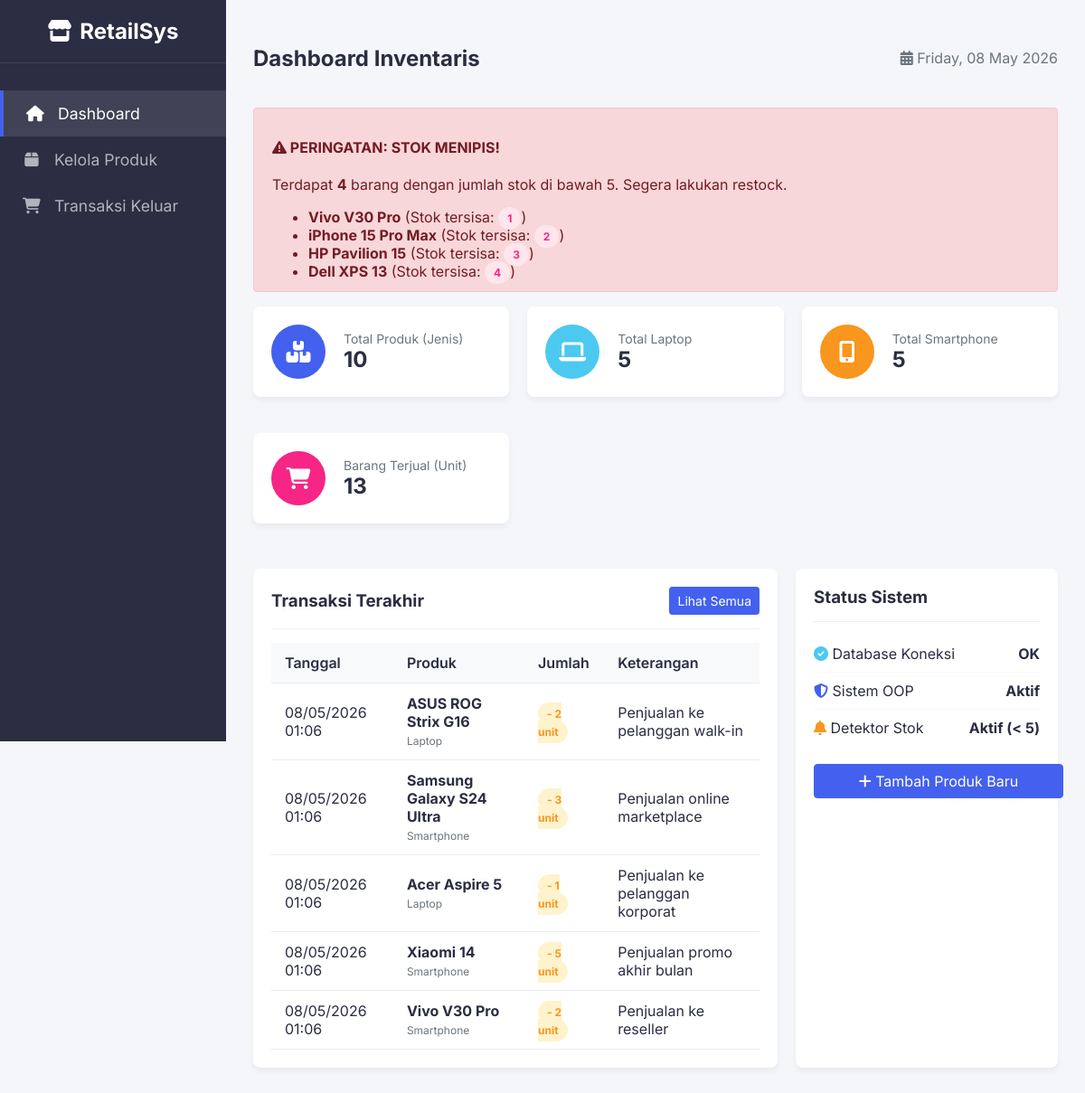
Page /pages/dashboard.php on the committed database.
### tables this page shows
CREATE TABLE IF NOT EXISTS produk (
    id INT AUTO_INCREMENT PRIMARY KEY,
    nama VARCHAR(255) NOT NULL,
    jenis ENUM('laptop', 'smartphone') NOT NULL,
    harga DECIMAL(15, 2) NOT NULL,
    stok INT NOT NULL DEFAULT 0,
    deskripsi TEXT,
    created_at DATETIME DEFAULT CURRENT_TIMESTAMP,
    updated_at DATETIME DEFAULT CURRENT_TIMESTAMP ON UPDATE CURRENT_TIMESTAMP
);

CREATE TABLE IF NOT EXISTS transaksi (
    id INT AUTO_INCREMENT PRIMARY KEY,
    produk_id INT NOT NULL,
    jumlah INT NOT NULL,
    jenis_transaksi ENUM('keluar') NOT NULL DEFAULT 'keluar',
    tanggal_transaksi DATETIME DEFAULT CURRENT_TIMESTAMP,
    keterangan TEXT,
    FOREIGN KEY (produk_id) REFERENCES produk(id) ON DELETE CASCADE
);

### classes/Produk.php (called while the page is built, shortened)
<?php
abstract class Produk
{
    protected $conn;
    protected $table = 'produk';
    public function __construct($db)
    {
        $this->conn = $db;
    }
    public function cekStokMenipis()
    {
        $query = "SELECT * FROM " . $this->table . " WHERE stok < 5 ORDER BY stok ASC";
        $stmt = $this->conn->prepare($query);
        $stmt->execute();
        return $stmt->fetchAll(PDO::FETCH_ASSOC);
    }
    public function hitungTotal()
    {
        $query = "SELECT COUNT(*) as total FROM " . $this->table;
        $stmt = $this->conn->prepare($query);
        $stmt->execute();
        $row = $stmt->fetch(PDO::FETCH_ASSOC);
        return $row['total'];
    }
    public function hitungByJenis($jenis)
    {
        $query = "SELECT COUNT(*) as total FROM " . $this->table . " WHERE jenis = :jenis";
        $stmt = $this->conn->prepare($query);
        $stmt->bindParam(':jenis', $jenis);
        $stmt->execute();
        $row = $stmt->fetch(PDO::FETCH_ASSOC);
        return $row['total'];
    }
}

### classes/Transaksi.php (called while the page is built, shortened)
<?php
class Transaksi
{
    private $conn;
    private $table = 'transaksi';
    public function __construct($db)
    {
        $this->conn = $db;
    }
    public function getAll($limit = null)
    {
        $query = "SELECT t.*, p.nama as nama_produk, p.jenis as jenis_produk
                  FROM " . $this->table . " t
                  INNER JOIN produk p ON t.produk_id = p.id
                  ORDER BY t.tanggal_transaksi DESC";
        if ($limit) {
            $query .= " LIMIT " . (int)$limit;
        }
        $stmt = $this->conn->prepare($query);
        $stmt->execute();
        return $stmt->fetchAll(PDO::FETCH_ASSOC);
    }
    public function getTotalTerjual()
    {
        $query = "SELECT SUM(jumlah) as total FROM " . $this->table . " WHERE jenis_transaksi = 'keluar'";
        $stmt = $this->conn->prepare($query);
        $stmt->execute();
        $row = $stmt->fetch(PDO::FETCH_ASSOC);
        return $row['total'] ?? 0;
    }
}

### pages/dashboard.php (the view, shortened to what this page needs)
<?php
require_once '../classes/Transaksi.php';
$database = new Database();
$db = $database->getConnection();
$laptop = new Laptop($db);
$smartphone = new Smartphone($db);
$transaksi = new Transaksi($db);
$totalLaptop = $laptop->hitungByJenis('laptop');
$totalSmartphone = $smartphone->hitungByJenis('smartphone');
$totalProduk = $laptop->hitungTotal();
$totalTerjual = $transaksi->getTotalTerjual();
$stokMenipis = $laptop->cekStokMenipis();
$recentTransaksi = $transaksi->getAll(5);
include_once '../includes/header.php';
?>
<div style="display: flex; justify-content: space-between; align-items: center; margin-bottom: 20px;">
    <h2>Dashboard Inventaris</h2>
    <span style="color: #6c757d;">
        <i class="fas fa-calendar-alt"></i> <?php echo date('l, d F Y'); ?>
    </span>
</div>
<?php if (count($stokMenipis) > 0): ?>
    <div class="alert alert-danger">
        <h4><i class="fas fa-exclamation-triangle"></i> PERINGATAN: STOK MENIPIS!</h4>
        <p>Terdapat <strong><?php echo count($stokMenipis); ?></strong> barang dengan jumlah stok di bawah 5. Segera lakukan restock.</p>
        <ul style="margin-top: 10px; margin-bottom: 0;">
            <?php foreach ($stokMenipis as $item): ?>
                <li>
                    <strong><?php echo htmlspecialchars($item['nama']); ?></strong>
                    (Stok tersisa: <span class="badge badge-danger"><?php echo $item['stok']; ?></span>)
                </li>
            <?php endforeach; ?>
        </ul>
    </div>
<?php endif; ?>
<div class="grid-cards" style="margin-bottom: 30px;">
    <div class="card stat-card">
        <div class="stat-icon bg-primary">
            <i class="fas fa-boxes"></i>
        </div>
        <div class="stat-details">
            <p>Total Produk (Jenis)</p>
            <h3><?php echo $totalProduk; ?></h3>
        </div>
    </div>
    <div class="card stat-card">
        <div class="stat-icon bg-success">
            <i class="fas fa-laptop"></i>
        </div>
        <div class="stat-details">
            <p>Total Laptop</p>
            <h3><?php echo $totalLaptop; ?></h3>
        </div>
    </div>
    <div class="card stat-card">
        <div class="stat-icon bg-warning">
            <i class="fas fa-mobile-alt"></i>
        </div>
        <div class="stat-details">
            <p>Total Smartphone</p>
            <h3><?php echo $totalSmartphone; ?></h3>
        </div>
    </div>
    <div class="card stat-card">
        <div class="stat-icon bg-danger">
            <i class="fas fa-shopping-cart"></i>
        </div>
        <div class="stat-details">
            <p>Barang Terjual (Unit)</p>
            <h3><?php echo $totalTerjual; ?></h3>
        </div>
    </div>
</div>
<div style="display: grid; grid-template-columns: 2fr 1fr; gap: 20px;">
    <div class="card">
        <div style="display: flex; justify-content: space-between; align-items: center; border-bottom: 1px solid #eee; padding-bottom: 15px; margin-bottom: 15px;">
            <h3 style="margin: 0;">Transaksi Terakhir</h3>
            <a href="transaksi/index.php" class="btn btn-sm btn-primary">Lihat Semua</a>
        </div>
        <?php if (count($recentTransaksi) > 0): ?>
            <div style="overflow-x: auto;">
                <table class="table-custom">
                    <thead>
                        <tr>
                            <th>Tanggal</th>
                            <th>Produk</th>
                            <th>Jumlah</th>
                            <th>Keterangan</th>
                        </tr>
                    </thead>
                    <tbody>
                        <?php foreach ($recentTransaksi as $trx): ?>
                            <tr>
                                <td><?php echo date('d/m/Y H:i', strtotime($trx['tanggal_transaksi'])); ?></td>
                                <td>
                                    <strong><?php echo htmlspecialchars($trx['nama_produk']); ?></strong><br>
                                    <span style="font-size: 12px; color: #6c757d;"><?php echo ucfirst($trx['jenis_produk']); ?></span>
                                </td>
                                <td><span class="badge badge-warning">- <?php echo $trx['jumlah']; ?> unit</span></td>
                                <td><?php echo htmlspecialchars($trx['keterangan']); ?></td>
                            </tr>
                        <?php endforeach; ?>
                    </tbody>
                </table>
            </div>
        <?php else: ?>
            <p style="text-align: center; color: #6c757d; padding: 20px 0;">Belum ada transaksi keluar.</p>
        <?php endif; ?>
    </div>
    <div class="card">
        <h3 style="border-bottom: 1px solid #eee; padding-bottom: 15px; margin-bottom: 15px; margin-top: 0;">Status Sistem</h3>
        <ul style="list-style-type: none; padding: 0; margin: 0;">
            <li style="padding: 10px 0; border-bottom: 1px solid #f8f9fa; display: flex; justify-content: space-between;">
                <span><i class="fas fa-check-circle" style="color: var(--success-color);"></i> Database Koneksi</span>
                <strong>OK</strong>
            </li>
            <li style="padding: 10px 0; border-bottom: 1px solid #f8f9fa; display: flex; justify-content: space-between;">
                <span><i class="fas fa-shield-alt" style="color: var(--primary-color);"></i> Sistem OOP</span>
                <strong>Aktif</strong>
            </li>
            <li style="padding: 10px 0; display: flex; justify-content: space-between;">
                <span><i class="fas fa-bell" style="color: var(--warning-color);"></i> Detektor Stok</span>
                <strong>Aktif (< 5)</strong>
            </li>
        </ul>
        <div style="margin-top: 20px; text-align: center;">
            <a href="produk/tambah.php" class="btn btn-primary" style="width: 100%;"><i class="fas fa-plus"></i> Tambah Produk Baru</a>
        </div>
    </div>
</div>
<?php include_once '../includes/footer.php'; ?>

### includes/header.php (shortened to what this page needs)
<?php
$base_url = 'http://' . $_SERVER['HTTP_HOST'] . dirname($_SERVER['PHP_SELF']);
$current_page = basename($_SERVER['PHP_SELF']);
$current_dir = basename(dirname($_SERVER['PHP_SELF']));
?>
<!DOCTYPE html>
<html lang="id">
<head>
    <link rel="stylesheet" href="https://cdnjs.cloudflare.com/ajax/libs/font-awesome/6.4.0/css/all.min.css">
    <link rel="stylesheet" href="<?php echo str_replace('/pages', '', str_replace('/produk', '', str_replace('/transaksi', '', $base_url))); ?>/assets/css/style.css">
</head>
<body>
    <div class="sidebar">
        <div class="logo">
            <i class="fas fa-store"></i> RetailSys
        </div>
        <?php
        $base_path = str_replace('/pages', '', str_replace('/produk', '', str_replace('/transaksi', '', $base_url)));
        ?>
        <a href="<?php echo $base_path; ?>/pages/dashboard.php" class="<?php echo ($current_page == 'dashboard.php') ? 'active' : ''; ?>">
            <i class="fas fa-home"></i> Dashboard
        </a>
        <a href="<?php echo $base_path; ?>/pages/produk/index.php" class="<?php echo ($current_dir == 'produk') ? 'active' : ''; ?>">
            <i class="fas fa-box"></i> Kelola Produk
        </a>
        <a href="<?php echo $base_path; ?>/pages/transaksi/index.php" class="<?php echo ($current_dir == 'transaksi') ? 'active' : ''; ?>">
            <i class="fas fa-shopping-cart"></i> Transaksi Keluar
        </a>
    </div>
    <div class="main-content">

### includes/footer.php (shortened to what this page needs)
    </div>
</body>
</html>

### assets/css/style.css (style rules this page uses)
:root { --primary-color: #4361ee; --secondary-color: #3f37c9; --success-color: #4cc9f0; --danger-color: #f72585; --warning-color: #f8961e; --dark-color: #2b2d42; --light-color: #f8f9fa; --border-color: #e9ecef; }
body { font-family: 'Inter', 'Segoe UI', Tahoma, Geneva, Verdana, sans-serif; background-color: #f4f6f9; color: var(--dark-color); margin: 0; padding: 0; }
.sidebar { height: 100vh; width: 250px; position: fixed; top: 0; left: 0; background-color: var(--dark-color); padding-top: 20px; color: white; }
.sidebar .logo { text-align: center; font-size: 1.5rem; font-weight: bold; margin-bottom: 30px; padding-bottom: 20px; border-bottom: 1px solid rgba(255,255,255,0.1); }
.sidebar a { padding: 15px 25px; text-decoration: none; font-size: 1.1rem; color: #adb5bd; display: block; transition: 0.3s; }
.sidebar a:hover, .sidebar a.active { color: white; background-color: rgba(255,255,255,0.1); border-left: 4px solid var(--primary-color); }
.sidebar i { margin-right: 10px; width: 20px; text-align: center; }
.main-content { margin-left: 250px; padding: 30px; }
.card { background: white; border-radius: 8px; box-shadow: 0 4px 6px rgba(0,0,0,0.05); padding: 20px; margin-bottom: 20px; }
.stat-card { display: flex; align-items: center; padding: 20px; }
.stat-icon { width: 60px; height: 60px; border-radius: 50%; display: flex; align-items: center; justify-content: center; font-size: 24px; color: white; margin-right: 20px; }
.bg-primary { background-color: var(--primary-color); }
.bg-success { background-color: var(--success-color); }
.bg-danger { background-color: var(--danger-color); }
.bg-warning { background-color: var(--warning-color); }
.stat-details h3 { margin: 0; font-size: 24px; font-weight: bold; }
.stat-details p { margin: 0; color: #6c757d; font-size: 14px; }
.table-custom { width: 100%; border-collapse: collapse; }
.table-custom th, .table-custom td { padding: 12px 15px; text-align: left; border-bottom: 1px solid var(--border-color); }
.table-custom th { background-color: var(--light-color); font-weight: 600; }
.badge { padding: 5px 10px; border-radius: 20px; font-size: 12px; font-weight: bold; }
.badge-danger { background-color: #ffe5ec; color: var(--danger-color); }
.badge-warning { background-color: #fff3cd; color: var(--warning-color); }
.btn { display: inline-block; font-weight: 400; text-align: center; white-space: nowrap; vertical-align: middle; user-select: none; border: 1px solid transparent; padding: 0.375rem 0.75rem; font-size: 1rem; line-height: 1.5; border-radius: 0.25rem; transition: color 0.15s ease-in-out, background-color 0.15s ease-in-out, border-color 0.15s ease-in-out, box-shadow 0.15s ease-in-out; cursor: pointer; text-decoration: none; }
.btn-sm { padding: 0.25rem 0.5rem; font-size: 0.875rem; border-radius: 0.2rem; }
.btn-primary { color: #fff; background-color: var(--primary-color); border-color: var(--primary-color); }
.alert { position: relative; padding: 0.75rem 1.25rem; margin-bottom: 1rem; border: 1px solid transparent; border-radius: 0.25rem; }
.alert-danger { color: #721c24; background-color: #f8d7da; border-color: #f5c6cb; }
.grid-cards { display: grid; grid-template-columns: repeat(auto-fit, minmax(250px, 1fr)); gap: 20px; }

### rows in the picture
produk: nama "Vivo V30 Pro", stok "1"
produk: nama "iPhone 15 Pro Max", stok "2"
produk: nama "HP Pavilion 15", stok "3"
produk: nama "Dell XPS 13", stok "4"
transaksi: tanggal_transaksi "08/05/2026 01:06", produk.nama "ASUS ROG Strix G16", produk.jenis "Laptop", jumlah "2", keterangan "Penjualan ke pelanggan walk-in"
transaksi: tanggal_transaksi "08/05/2026 01:06", produk.nama "Samsung Galaxy S24 Ultra", produk.jenis "Smartphone", jumlah "3", keterangan "Penjualan online marketplace"
transaksi: tanggal_transaksi "08/05/2026 01:06", produk.nama "Acer Aspire 5", produk.jenis "Laptop", jumlah "1", keterangan "Penjualan ke pelanggan korporat"
transaksi: tanggal_transaksi "08/05/2026 01:06", produk.nama "Xiaomi 14", produk.jenis "Smartphone", jumlah "5", keterangan "Penjualan promo akhir bulan"
transaksi: tanggal_transaksi "08/05/2026 01:06", produk.nama "Vivo V30 Pro", produk.jenis "Smartphone", jumlah "2", keterangan "Penjualan ke reseller"

### other values in the picture
count($stokMenipis) "4"
$totalProduk "10"
$totalLaptop "5"
$totalSmartphone "5"
$totalTerjual "13"
